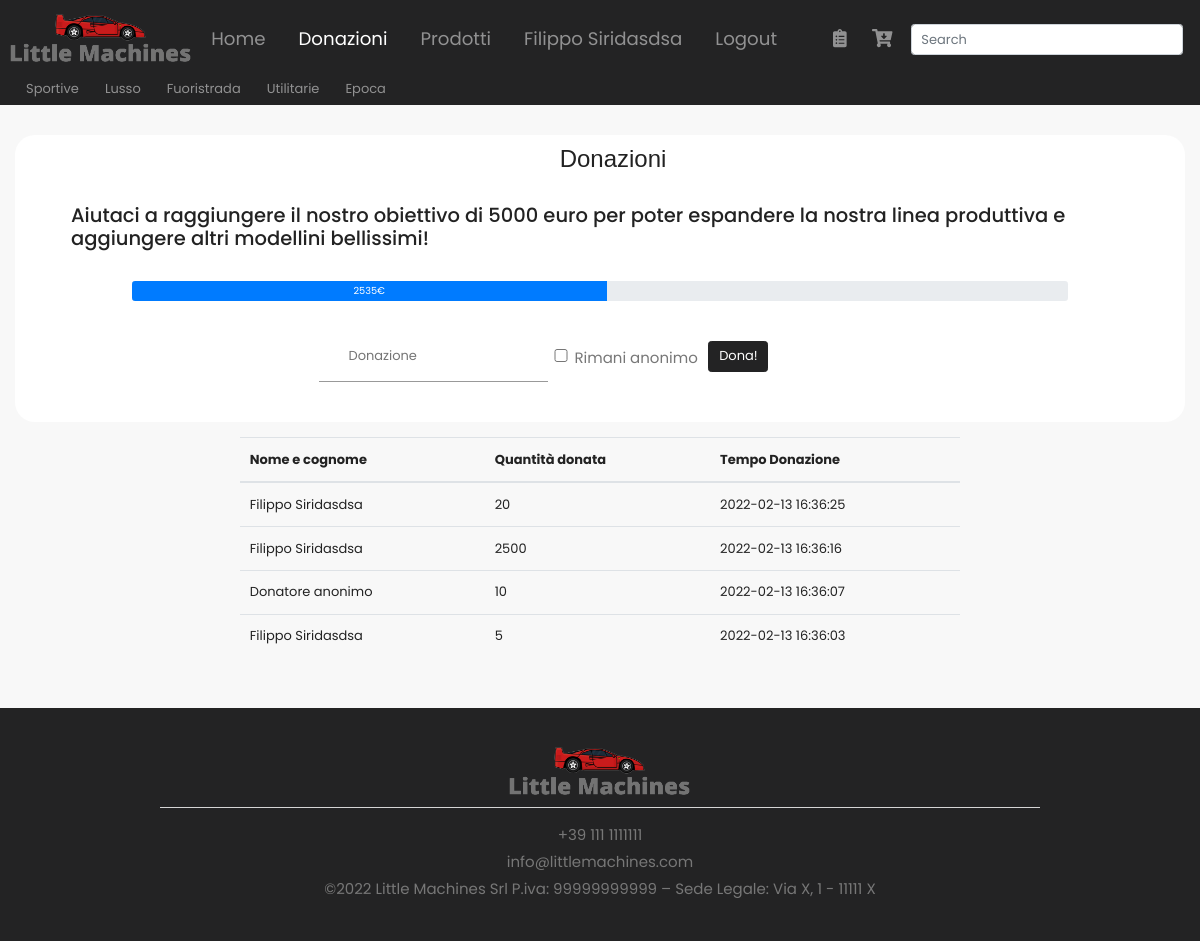
/pages/donation.php (signed in), run on the app's committed database.
### tables this page shows
CREATE TABLE `donation` (
  `idD` int(11) NOT NULL,
  `idU` int(11) NOT NULL,
  `anonimo` tinyint(1) NOT NULL DEFAULT 0,
  `valoreDonazione` int(11) NOT NULL,
  `dataDonazione` datetime NOT NULL DEFAULT current_timestamp()
);

CREATE TABLE `user` (
  `idU` int(11) NOT NULL,
  `firstname` varchar(50) NOT NULL,
  `lastname` varchar(50) NOT NULL,
  `email` varchar(100) NOT NULL,
  `password` varchar(100) NOT NULL,
  `city` varchar(50) DEFAULT NULL,
  `address` text DEFAULT NULL
);

### public_html/pages/donation.php (the view, shortened to what this page needs)
<!DOCTYPE html>
<?php
require_once '../api/functions.php';
?>
<html lang="en">
    <head>
        <?php require_once "../include/library.php"; ?>
        <link href="../css/common.css" rel="stylesheet">
        <link href="../css/form.css" rel="stylesheet">
        <link href="../css/product.css" rel="stylesheet">
    </head>
    <body class="d-flex flex-column min-vh-100">
        <?php
        require_once "../include/header.php";
        require_once '../database/connectDB.php';
        if(!$result = $conn -> query("SELECT firstname, lastname, anonimo, valoreDonazione, dataDonazione
                                        FROM donation NATURAL JOIN user ORDER BY  dataDonazione DESC;")){
            require_once '../database/disconnectDB.php';
            exitJSON(false, "Errore database", 1);
        }
        $tot = 0;
        $donations = array();
        while ($res = $result -> fetch_assoc()){
            $tot += $res['valoreDonazione']/100.0;
            $donations[] = $res;
        }
        ?>
        <main class="container">
            <h1 class="spazioSinistra titoloPagina margin">Donazioni</h1>
            <h4 class="spazioSinistra margin">
                Aiutaci a raggiungere il nostro obiettivo di 5000 euro per poter espandere la nostra linea produttiva e aggiungere altri modellini bellissimi!
            </h4>
            <div class="progress margin" style="height: 20px; width:80%; margin:auto">
                <div class="progress-bar" role="progressbar" style="width: <?php echo $tot*100/5000?>%;" aria-valuenow="<?php echo $tot?>&euro;" aria-valuemin="0" aria-valuemax="5000"><?php echo $tot?>&euro;</div>
            </div>
            <form id="donation" class="spazioSinistra margin" style="margin-left:25%">
                <div class="row">
                    <input type="number" name="amount" id="valoreDonazioni" min="0" class="borderInputBlue" style="width:27%;float:left" placeholder="Donazione" >
                    <div class="" style="margin-top:13px; width:150px"><input type="checkbox" name="anon" id="anonimo" style="display: inline!important; float:left;margin-top:5px"><p>Rimani anonimo</p></div>
                    <button class="btn btn-round bottoneCarrello" style="float:left;margin:10px;" type="submit">
                        Dona!
                    </button>
                </div>
            </form>
        </main>
        <table class="table" style="width:60%;margin:auto; margin-bottom:50px" >
            <thead>
                <tr>
                    <th scope="col">Nome e cognome</th>
                    <th scope="col">Quantità donata</th>
                    <th scope="col">Tempo Donazione</th>
                </tr>
            </thead>
            <tbody>
            <?php
                foreach ($donations as $donation){
                    if($donation['anonimo']){
                        $nomeCognome = "Donatore anonimo";
                    }else{
                        $nomeCognome = $donation['firstname'].' '.$donation['lastname'];
                    }
                    echo "
                    <tr>
                        <td>$nomeCognome</td>
                        <td>".$donation['valoreDonazione']/100.0."</td>
                        <td>".$donation['dataDonazione']."</td>
                    </tr>
                    ";
                }
            ?>
            </tbody>
        </table>
        <?php
            require_once "../include/footer.php";
        ?>
    </body>
</html>

### public_html/css/common.css (style rules this page uses)
html, body { height: 100%; width: 100%; font-family: 'Poppins',sans-serif; color: #222 !important; font-size: 13px !important; line-height: 1.8 !important; color: #222 !important; background: #f8f8f8 !important; }
.spazioSinistra { padding-left: 26px; }
.margin { margin:30px; }
.titoloPagina { font-family: Arial, Helvetica, sans-serif; font-size: 3vh; margin: auto; text-align: center; }

### public_html/css/form.css (style rules this page uses)
input[type=checkbox] { appearance: checkbox !important; }
p { margin-bottom: 0px; font-size: 15px; color: #777; }
body { height: 100%; width: 100%; font-family: 'Poppins',sans-serif; color: #222 !important; font-size: 13px !important; line-height: 1.8 !important; color: #222 !important; background: #f8f8f8 !important; }
.container { background: #fff; padding: 10px 0; margin: 30px auto 15px auto; border-radius: 20px; }
input { width: 80%; display: block; border: none; border-bottom: 1px solid #999; padding: 6px 30px; box-sizing: border-box; }
input[type=checkbox]:not(old) { width: 2em; margin: 0; padding: 0; font-size: 1em; display: none; }
@media screen and (max-width: 1200px) { .container { width: calc( 100% - 30px); max-width: 100%; } }
@media screen and (min-width: 1024px) { .container { max-width: 1200px; } }

### public_html/css/product.css (style rules this page uses)
.container { width: 900px; background: #fff; padding: 10px 0; margin: 30px auto 15px auto; border-radius: 20px; }
@media screen and (max-width: 1200px) { .container { width: calc( 100% - 30px); max-width: 100%; } }
.bottoneCarrello { color: #fff; background-color: #232324; border-color: #232324; animation-duration: 1s; }

### data on the page
donation: idU.lastname "Filippo Siridasdsa", $donation['valoreDonazione']/100.0 "20", dataDonazione "2022-02-13 16:36:25"
donation: idU.lastname "Filippo Siridasdsa", $donation['valoreDonazione']/100.0 "2500", dataDonazione "2022-02-13 16:36:16"
donation: anonimo "Donatore anonimo", $donation['valoreDonazione']/100.0 "10", dataDonazione "2022-02-13 16:36:07"
donation: idU.lastname "Filippo Siridasdsa", $donation['valoreDonazione']/100.0 "5", dataDonazione "2022-02-13 16:36:03"

### other printed values
$_SESSION['nome'] "Filippo"
$_SESSION['cognome'] "Siridasdsa"
$tot "2535"
